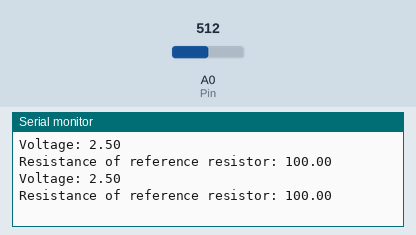
The sketch below on a simulated Arduino Uno, built with avr-gcc and run on an emulated ATmega328P. Parts: the last lines printed to the serial monitor. Inputs (shaded band) come from the test bench; at power-on: A0 (Pin) = 512.

Above: at 1.8 s.
1.9 s: A0 (Pin) set to 716
At 2.6 s:
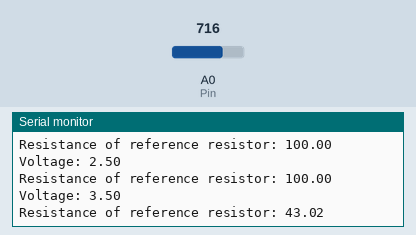
3.4 s: A0 (Pin) set to 900
At 4.8 s:
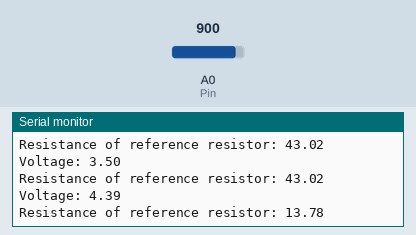
Timing chart, 0 to 6.4 s (numbered marks = the images above; inputs shaded):
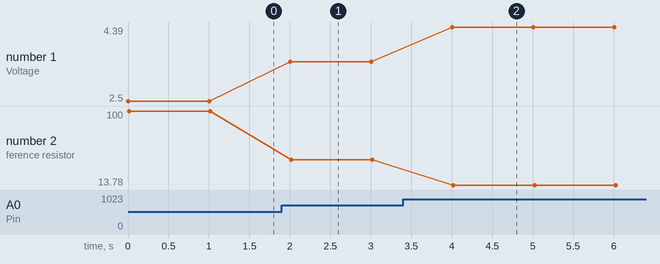

The sketch:

ex01.ino
```cpp
// Arduino Board Layout:
//                   +5V
//                    |
//                   Resistor 1 (Reference Resistor)
//                    |
// Pin A0 ----------- Resistor 2 (Variable Resistor)
//                    |
//                   GND

// Tool for online arduino board layout:
// https://www.tinkercad.com/

const int Pin = A0;   // Pin A0 is connected to Resistor 2
int raw_value = 0;    // Variable to store the raw analog value read from Pin A0
int V = 5;            // Supply voltage (5V)
float Res1 = 100;     // Resistance value of Resistor 1 (Reference Resistor)
float Res2 = 0;       // Resistance value of Resistor 2 (Variable Resistor)

void setup()
{
  Serial.begin(9600);   // Initialize the serial communication at 9600 bps
}

void loop()
{
  raw_value = analogRead(Pin);   // Read the analog value from Pin A0
  if(raw_value)
  {
    float buffer = raw_value * V;   // Convert the raw value to voltage
    float Vol = (buffer) / 1024.0;  // Calculate the voltage
    buffer = (V/Vol) - 1;           // Calculate the ratio of V/Vol - 1
    Res2 = Res1 * buffer;           // Calculate the resistance of Resistor 2
    // Print the voltage and resistance values to the serial monitor
    Serial.print("Voltage: ");
    Serial.println(Vol);
    Serial.print("Resistance of reference resistor: ");
    Serial.println(Res2);
    delay(1000);
  }
}
```

Measured:
- after the input at 1.9 s, the serial monitor: prints a new line after 0.10 s (image 1)
- after the input at 3.4 s, the serial monitor: prints a new line after 0.61 s (image 2)
- plotted number 1: 2.5 → 3.5 after the input at 1.9 s, 3.5 → 4.39 after the input at 3.4 s
- plotted number 2: 100 → 43.02 after the input at 1.9 s, 43.02 → 13.78 after the input at 3.4 s
